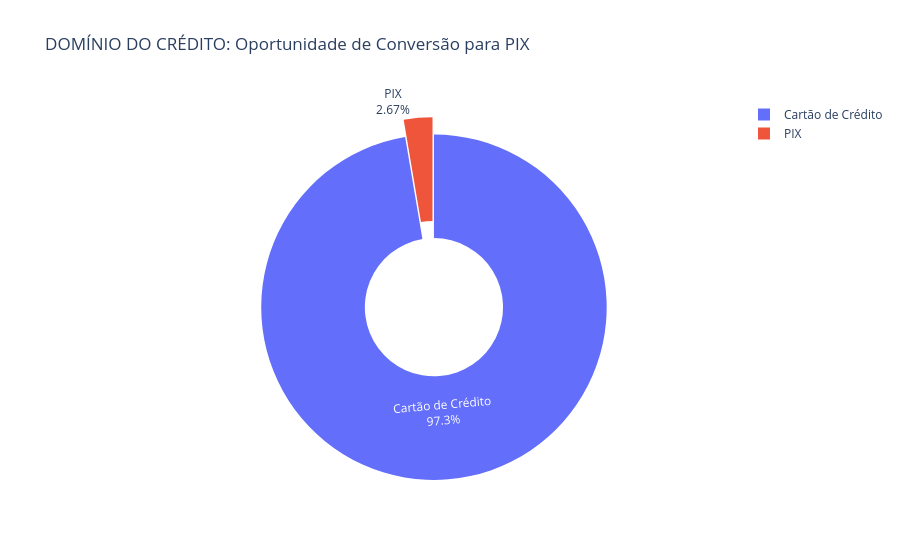

Source (notebook cell):
### Code cell
import plotly.express as px

df_duelo = df[df['Forma_de_pagamento'].isin(['Cartão de Crédito', 'PIX'])]

# Contando os valores do duelo (cartão de crédito X PIX)
df_contagem = df_duelo['Forma_de_pagamento'].value_counts().reset_index()
df_contagem.columns = ['Forma', 'Quantidade']

# Criando o gráfico com o mapeamento de cores correto
fig = px.pie(df_contagem, 
             values='Quantidade', 
             names='Forma',
             title='DOMÍNIO DO CRÉDITO: Oportunidade de Conversão para PIX',
             color_discrete_map={'Cartão de Crédito': 'red', 'PIX': 'blue'}, # Ajustado para PIX
             hole=0.4)

# Ajustes visuais de impacto
fig.update_traces(textinfo='percent+label', pull=[0.1, 0])

# Exibindo o gráfico interativo
fig.show()

#Salvar a versão interativa
fig.write_html(r'C:\Users\Inácio\Desktop\projetos python\projeto_vendas\graficos\duelo_pagamentos.html')

### Figure 1 — Plotly figure (JSON) as saved in the notebook; plotly's stock layout.template omitted (floating-point values rounded to 4 significant figures)
{"data": [{"domain": {"x": [0, 1], "y": [0, 1]}, "hole": 0.4, "hovertemplate": "Forma=%{label}<br>Quantidade=%{value}<extra></extra>", "labels": ["Cartão de Crédito", "PIX"], "legendgroup": "", "name": "", "pull": [0.1, 0], "showlegend": true, "textinfo": "percent+label", "type": "pie", "values": [3647, 100]}], "layout": {"legend": {"tracegroupgap": 0}, "title": {"text": "DOMÍNIO DO CRÉDITO: Oportunidade de Conversão para PIX"}}}
